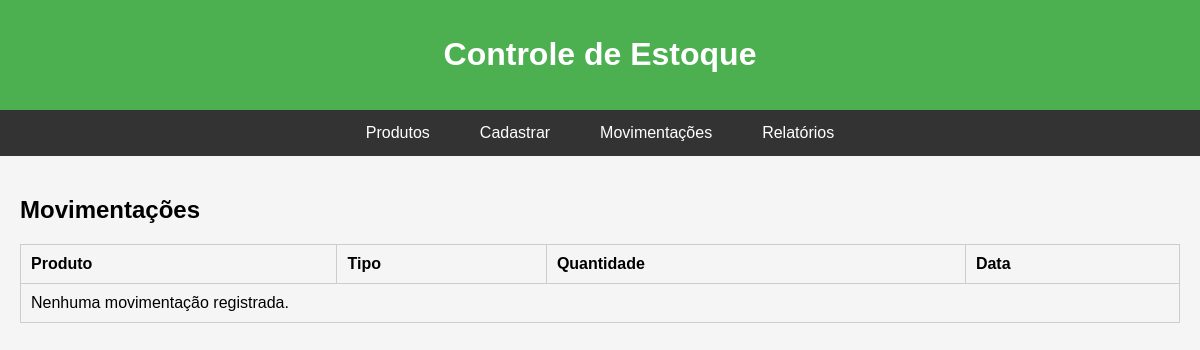
The page /movimentacoes/ on the database as committed earlier.
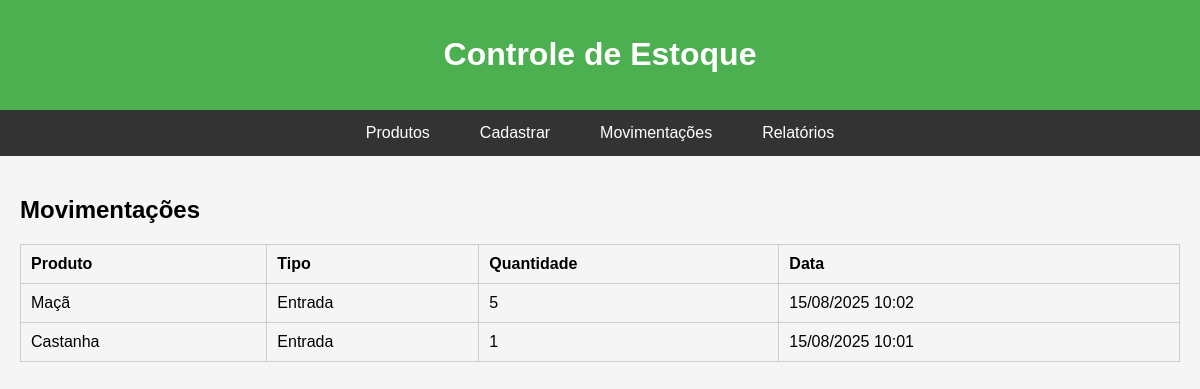
The same page on the database as committed later.
### estoque/models.py (models this page shows, shortened)
class Movimentacao(models.Model):
    TIPOS = (
        ('entrada', 'Entrada'),
        ('saida', 'Saída'),
    )
    produto = models.ForeignKey(Produto, on_delete=models.CASCADE)
    tipo = models.CharField(max_length=10, choices=TIPOS)
    quantidade = models.IntegerField()
    data = models.DateTimeField(auto_now_add=True)

class Produto(models.Model):
    nome = models.CharField(max_length=100)
    quantidade = models.PositiveIntegerField()
    preco = models.DecimalField(max_digits=10, decimal_places=2)

### estoque/views.py (the view)
# urls.py: path('movimentacoes/', views.movimentacoes, name='movimentacoes'),
def movimentacoes(request):
    movimentacoes = Movimentacao.objects.select_related('produto').order_by('-data')
    return render(request, 'movimentacoes.html', {'movimentacoes': movimentacoes})

### estoque/templates/movimentacoes.html (shortened to what this page needs)
{% extends 'navbar.html' %}
{% block content %}
<h2>Movimentações</h2>
<table>
    <thead>
        <tr>
            <th>Produto</th>
            <th>Tipo</th>
            <th>Quantidade</th>
            <th>Data</th>
        </tr>
    </thead>
    <tbody>
        {% for mov in movimentacoes %}
        <tr>
            <td>{{ mov.produto.nome }}</td>
            <td>{{ mov.get_tipo_display }}</td>
            <td>{{ mov.quantidade }}</td>
            <td>{{ mov.data|date:"d/m/Y H:i" }}</td>
        </tr>
        {% empty %}
        <tr>
            <td colspan="4">Nenhuma movimentação registrada.</td>
        </tr>
        {% endfor %}
    </tbody>
</table>
{% endblock %}

Rows that differ between the two databases and show on the page:
added Movimentacao: produto.nome "Maçã", tipo "Entrada", quantidade "5", data "15/08/2025 10:02"
added Movimentacao: produto.nome "Castanha", tipo "Entrada", quantidade "1", data "15/08/2025 10:01"
Other text that changed with them:
text no longer shown: "Nenhuma movimentação registrada."
